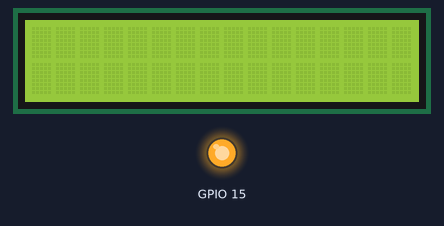
This sketch was run on a simulated ESP32. Parts: 16×2 character LCD, output pins drawn as LEDs (lit = HIGH).

Above: at 0.1 s.
At 1.1 s:
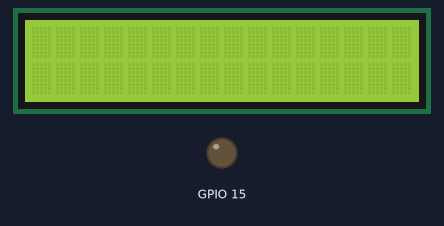
At 2.2 s:
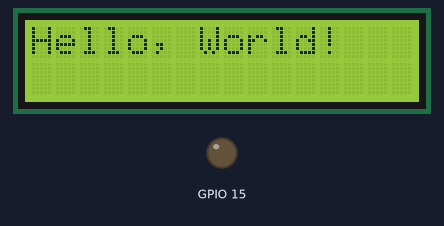
At 3.2 s:
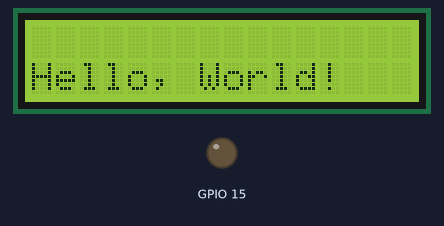
Timing chart, 0 to 129.5 s (numbered marks = the images above):
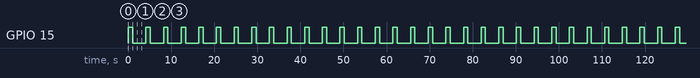

Measured:
- by itself, GPIO 15: alternates HIGH for 1.0 s and LOW for 3.1 s
- by itself, everything shown: repeats every 4.1 s, in 5 steps
- what the display in image 2 shows lasts 1.1 s, from 2.1 s to 3.2 s

The sketch:

iot-esp32-led-lcd.ino
```cpp
#include <LiquidCrystal_I2C.h>

// set the LCD number of columns and rows
int lcdColumns = 16;
int lcdRows = 2;

// set LCD address, number of columns and rows
// if you don't know your display address, run an I2C scanner sketch
LiquidCrystal_I2C lcd(0x27, lcdColumns, lcdRows);

void setup(){
  // initialize LCD
  lcd.init();
  // turn on LCD backlight
  lcd.backlight();
  pinMode(15, OUTPUT);
}

void loop(){

  digitalWrite(15, HIGH);   // turn the LED on (HIGH is the voltage level)
  delay(1000);                       // wait for a second
  digitalWrite(15, LOW);    // turn the LED off by making the voltage LOW
  delay(1000);                       // wait for a second


  // initialize LCD
  lcd.init();
  // turn on LCD backlight
  lcd.backlight();
  pinMode(15, OUTPUT);
  // set cursor to first column, first row
  lcd.setCursor(0, 0);
  // print message
  lcd.print("Hello, World!");
  delay(1000);
  // clears the display to print new message
  lcd.clear();
  // set cursor to first column, second row
  lcd.setCursor(0,1);
  lcd.print("Hello, World!");
  delay(1000);
  lcd.clear();
}
```
